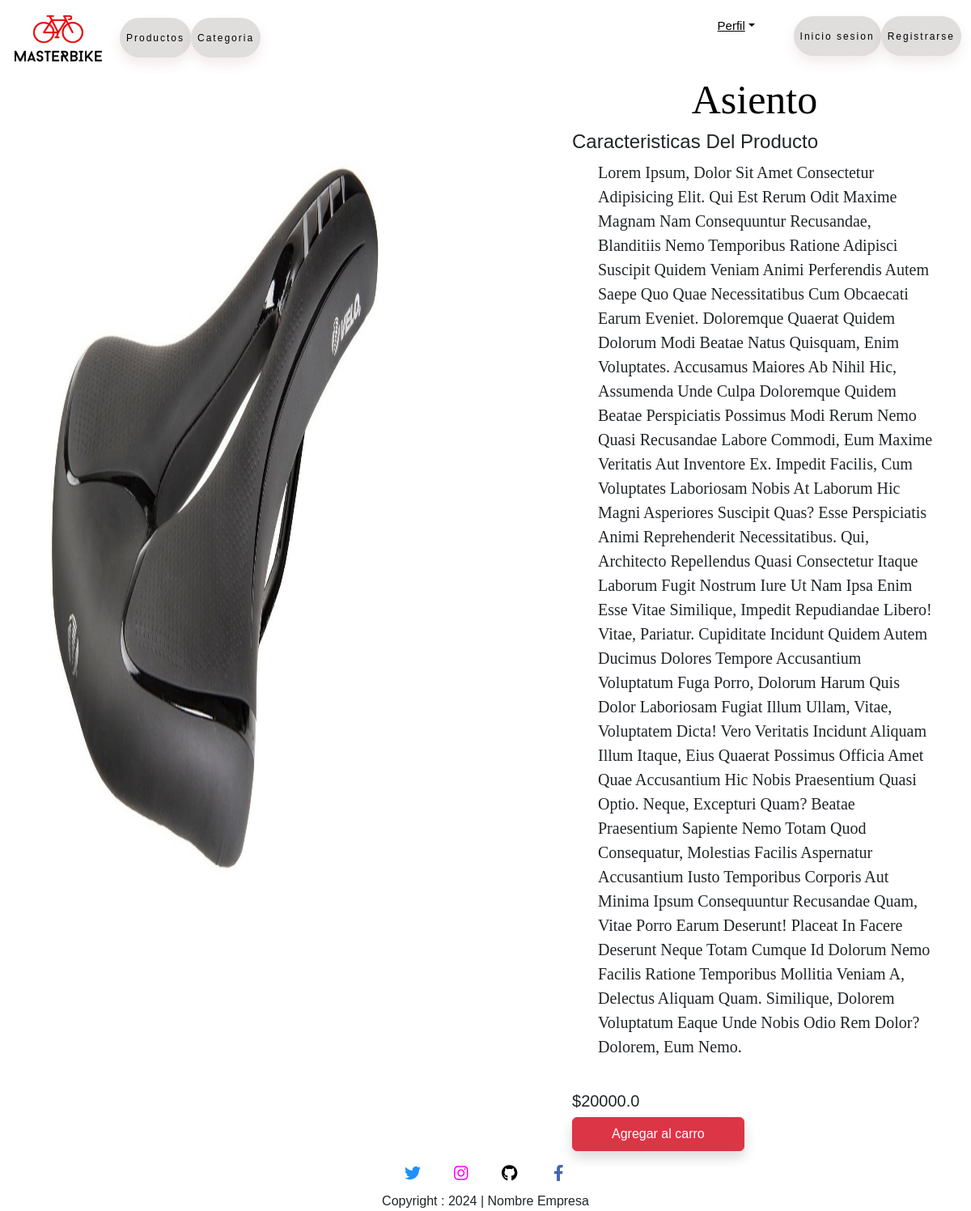
The page /product-detail/5 on the database as committed earlier.
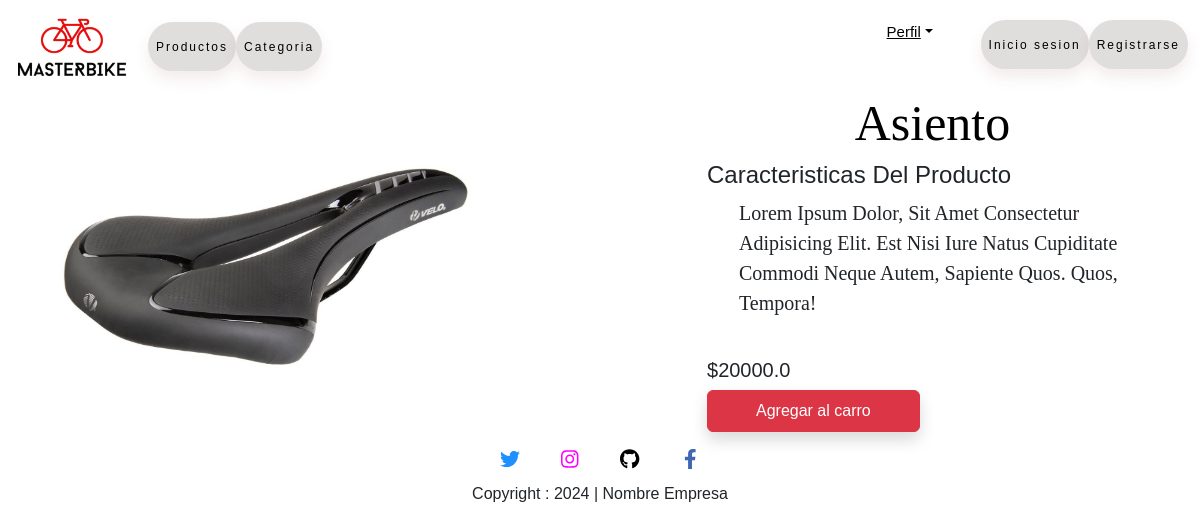
The same page on the database as committed later.
### MasterBIKE/models.py (models this page shows, shortened)
class Product(models.Model):
    nombre = models.CharField(max_length=100)
    title = models.CharField(max_length=100)
    description = models.TextField(default='')
    price = models.FloatField()
    product_image = models.ImageField(upload_to='imgProductos')

### MasterBIKE/views.py (the view)
# urls.py: path("product-detail/<int:pk>", views.ProductDetail.as_view(), name='product-detail'),
class ProductDetail(View):
    def get(self,request,pk):
        product = Product.objects.get(pk=pk)
        return render(request, 'pages/productdetail.html', locals())

### MasterBIKE/templates/pages/productdetail.html (shortened to what this page needs)
<!DOCTYPE html>
<html lang="en">
<head>
    {% load static %}
    <link rel="stylesheet" href="{% static "css/bootstrap.min.css" %}">
    <link rel="stylesheet" href="{% static 'css/style.css' %}">
</head>
<body>
    {% include 'base/navbar.html' %}
    <div class="container">
        <div class="row flex justify-content-between">
            <div class="img2 col-lg-5 mt-5">
                <img src="{{product.product_image.url}}" class="image col-xs-6
                col-sm-12 col-lg-12 mt-3 text-sm-center w-100 h-75" alt="">
            </div>
            <div class="productdetail col-lg-5">
                <h1 style="font-family: Georgia; font-size: 50px ">{{product.title}}</h1>
                <h4>Caracteristicas del producto</h4>
                <ul class="fs-5" style="font-family: Rajdhani;">
                    <li>{{product.description}}</li>
                </ul>
                <br>
                <h5>${{product.price}}</h5>
                <form action="/add-to-cart" class="d-inline">
                    <button type="submit" class="btn btn-danger shadow px-5 py-2">Agregar al carro</button>
                </form>
            </div>
        </div>
    </div>
    {% include 'base/footer.html' %}
</body>
</html>

Rows that differ between the two databases and show on the page:
changed Product "Asiento": description "Lorem Ipsum, Dolor Sit Amet Consectetur Adipisicing Elit. Qui Est Rerum Odit Maxime Magnam Nam Consequuntur Recusandae, Blanditiis Nemo Temporibus Ratione Adipisci Suscipit Quidem Veniam Animi Perferendis Autem Saepe Quo Quae Necessitatibus Cum Obcaecati Earum Eveniet. Doloremque Quaerat Quidem Dolorum Modi Beatae Natus Quisquam, Enim Voluptates. Accusamus Maiores Ab Nihil Hic, Assumenda Unde Culpa Doloremque Quidem Beatae Perspiciatis Possimus Modi Rerum Nemo Quasi Recusandae Labore Commodi, Eum Maxime Veritatis Aut Inventore Ex. Impedit Facilis, Cum Voluptates Laboriosam Nobis At Laborum Hic Magni Asperiores Suscipit Quas? Esse Perspiciatis Animi Reprehenderit Necessitatibus. Qui,…" → "Lorem Ipsum Dolor, Sit Amet Consectetur Adipisicing Elit. Est Nisi Iure Natus Cupiditate Commodi Neque Autem, Sapiente Quos. Quos, Tempora!"
